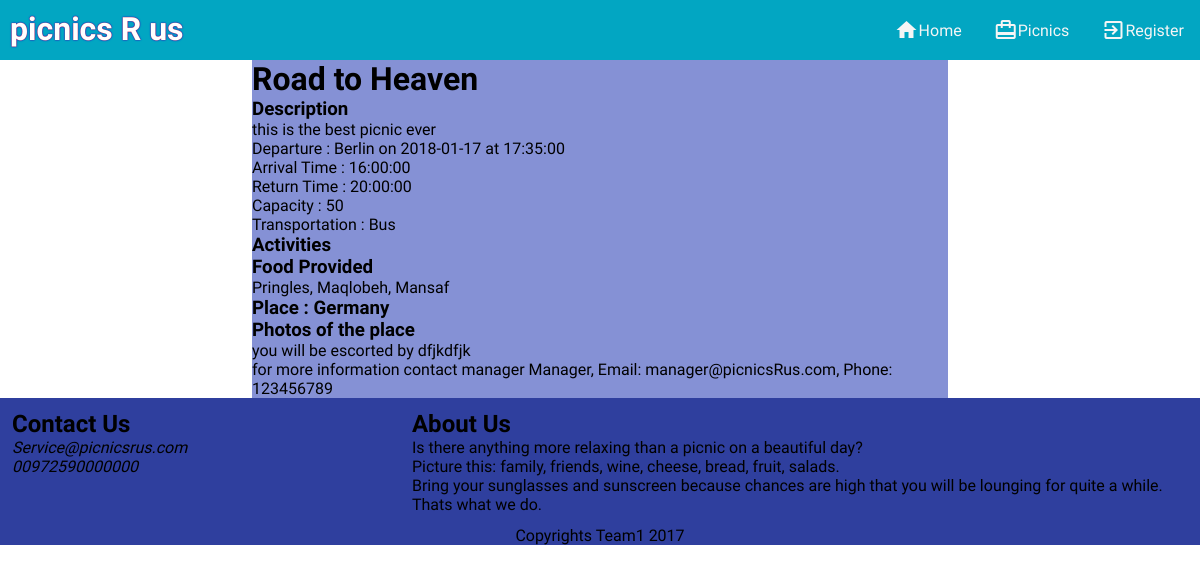
The app's page /picnicspage.php?q=2 with its own data.
### tables this page shows
CREATE TABLE IF NOT EXISTS `picnics` (
  `picnicid` int(11) NOT NULL,
  `title` varchar(45) NOT NULL,
  `departuredate` date NOT NULL,
  `departuretime` time NOT NULL,
  `place` varchar(25) NOT NULL,
  `food` varchar(45) NOT NULL,
  `arrivaltime` time NOT NULL,
  `returntime` time NOT NULL,
  `transportation` varchar(25) DEFAULT NULL,
  `priceperperson` int(10) NOT NULL,
  `capacity` int(10) NOT NULL,
  `description` varchar(45) NOT NULL,
  `departurelocation` varchar(45) NOT NULL,
  `assemblepoint` varchar(45) NOT NULL,
  `escortid` int(11) NOT NULL,
  `managerid` int(11) NOT NULL
);

CREATE TABLE IF NOT EXISTS `users` (
  `userid` int(11) NOT NULL,
  `username` varchar(25) NOT NULL,
  `password` varchar(25) NOT NULL,
  `name` varchar(25) NOT NULL,
  `email` varchar(45) NOT NULL,
  `phone` varchar(45) DEFAULT NULL,
  `address` varchar(45) DEFAULT NULL,
  `idnumber` varchar(45) NOT NULL
);

### picnicspage.php (the view, shortened to what this page needs)
<?php
    ScopedInclude('headers/header.php', array('includedBy' => __FILE__));
    $con = mysqli_connect(MYSQL_HOST, MYSQL_USER, MYSQL_PASSWORD, MYSQL_DB) or
    die ('Unable to connect. Check your connection parameters.');
	$html='';
	$picnicid = (isset($_GET['q'])) ? trim($_GET['q']) : '';
    if(isset($_GET['q']) && $_GET['q'] !== ''){
		$query = 'SELECT * FROM picnics WHERE picnicid='.$picnicid;
		if ($result = $con->query($query)) {
			$row = $result->fetch_assoc();
			if($row['picnicid']){
				$html.='<h1>'.$row['title'].'</h1>';
				$html.='<h3>Description</h3>';
				$html.='<p>'.$row['description'].'</p>';
				$html.='<p>Departure : '.$row['departurelocation'].' on '.$row['departuredate'].' at '.$row['departuretime'].'</p>';
				$html.='<p>Arrival Time : '.$row['arrivaltime'].'</p>';
				$html.='<p>Return Time : '.$row['returntime'].'</p>';
				$html.='<p>Capacity : '.$row['capacity'].'</p>';
				$html.='<p>Transportation : '.$row['transportation'].'</p>';
				$query ='SELECT activity FROM picnic_activities WHERE picnicid='.$picnicid;
				if($result = $con->query($query)){
					$html.='<h3>Activities</h3>';
					$html.='<ul>';
					$html.='</ul>';
				}
				$html.='<h3>Food Provided</h3>';
				$html.='<p>'.$row['food'].'</p>';
				$html.='<h3>Place : '.$row['place'].' </h3>';
				$query ='SELECT directory FROM picnic_photos WHERE picnicid='.$picnicid;
				if($result = $con->query($query)){
					$html.='<div>';
					$html.='<h3>Photos of the place</h3>';
				$html.='</div>';
				}
				$query ='SELECT name from picnics
				INNER JOIN escorts ON picnics.escortid=escorts.escortid
				INNER JOIN users ON escorts.userid=users.userid
				WHERE picnicid='.$picnicid;
				if($result = $con->query($query)){
					$escort_row=$result->fetch_assoc();
					$html.='<p>you will be escorted by '.$escort_row['name'].'</p>';
				}
				$query ='SELECT name,phone,email from picnics
				INNER JOIN managers ON picnics.managerid=managers.managerid
				INNER JOIN users ON managers.userid=users.userid
				WHERE picnicid='.$picnicid;
				if($result = $con->query($query)){
					$manager_row=$result->fetch_assoc();
					$html.='<p>for more information contact manager '.$manager_row['name'].', Email: '.$manager_row['email'].', Phone: '.$manager_row['phone'].'</p>';
				}
			}
			else{
				$html.='<h1>Unfortunately, this picnic does not exist :(</h1>';
			}
		}
		echo $html;
	}
	else{
		$html.='<h1>Sorry, there\'s nothing to do here</h1>';
		$html.='<p>you will be redirected to picnics page, <a href="'.PICNICS_PAGE.'">click here</a> if your browser does not support redirecting</p>';
	echo $html;
		header('Refresh: 5; URL=' . PICNICS_PAGE);
	}
function ScopedInclude($file, $params = array())
{
    extract($params);
    include $file;
}
?>

### headers/header.php (shortened to what this page needs)
<?php
$html='<!DOCTYPE html>';
$html.='<html>';
$html.='<head lang="en">';
    $html.='<title>picnics R us | ';
    if(strpos($includedBy,MAIN_PAGE) !== FALSE)
        $html.='Home';
    elseif(strpos($includedBy, PICNICS_PAGE) !== FALSE)
        $html.='Picnics';
    elseif(strpos($includedBy,ACCOUNT_PAGE) !== FALSE)
        $html.='My Account';
    elseif(strpos($includedBy,REGISTER_PAGE) !== FALSE)
        $html.='Register';
    else
        $html.='PRU';
    $html.='</title>';
    $html.='<meta charset="utf-8" />';
    $html.='<meta name="viewport" content="width=device-width, initial-scale=1.0">';
    $html.='<link href="css/projectcss.css" rel="stylesheet" type="text/css">';
    $html.='<link href="css/grid.css" rel="stylesheet" type="text/css">';
    $html.='<link href="css/headerfooter.css" rel="stylesheet" type="text/css"> ';
    $html.='<link rel="shortcut icon" href="images/favicon.ico" />';
    $html.='<script type="text/javascript" src="js/javascript.js"></script>';
    $html.='<link href="https://fonts.googleapis.com/icon?family=Material+Icons" rel="stylesheet">';
    $html.='<link href="https://fonts.googleapis.com/css?family=Fascinate" rel="stylesheet">';
    $html.='<link href="https://fonts.googleapis.com/css?family=Copse" rel="stylesheet">';
    $html.='</head>';
        $html.='<header class="navbar">';
            $html.='<div>';
                $html.='<h1><a href="'.MAIN_PAGE.'" class="logo">picnics R us</a></h1>';
            $html.='</div>';
            $html.='<div class="right">';
                $html.='<span id="menubutton"><i class="material-icons" onclick="return showSideNav();">menu</i></span>';
                $html.='<ul class="navlist " id="navlistitems">';
                $html.='<li id="closelayout"><a id="close" onclick="return closeSideNav();"></a></li>';
                if(strpos($includedBy,MAIN_PAGE)  !== FALSE)
                    $html.='<li><a href="#" class="here"';
                else
                    $html.='<li><a href="'.MAIN_PAGE.'"';
                $html.='><i class="material-icons">home</i>Home</a></li>';
                if(strpos($includedBy,PICNICS_PAGE) !== FALSE )
                    $html.='<li><a href="#" class="here"';
                else
                    $html.='<li><a href="'.PICNICS_PAGE.'"';
                $html.='><i class="material-icons">card_travel</i>Picnics</a></li>';
                if( isset($_SESSION['logged']) &&
                    isset($_SESSION['username']) &&
                    isset($_SESSION['user']) &&
                    $_SESSION['logged'] == 1){
                        if($_SESSION['user'] === 'm'){
                            if(strpos($includedBy,MANAGE_PAGE) !== FALSE )
                                $html.='<li><a href="#" class="here"';
                            else
                                $html.='<li><a href="'.MANAGE_PAGE.'"';
                        $html.='><i class="material-icons">settings</i>Manage Picnics</a></li>';
                        }
                        if(strpos($includedBy,ACCOUNT_PAGE) !== FALSE )
                            $html.='<li><a href="#" class="here"';
                        else
                            $html.='<li><a href="'.ACCOUNT_PAGE.'"';
                        $html.='><i class="material-icons">settings</i>Account</a></li>';
                        $html.='<li><a href="'.LOGOUT_PAGE.'"><i class="material-icons">exit_to_app</i>Log out</a></li>';
                }
                else{
                    if(strpos($includedBy,REGISTER_PAGE) !== FALSE )
                        $html.='<li><a href="#" class="here"';
                    else
                        $html.='<li><a href="'.REGISTER_PAGE.'"';
                    $html.='><i class="material-icons">exit_to_app</i>Register</a></li>';
                }
            $html.='</ul>';
        $html.='</div>';
    $html.='</header>';
    $html.='<main class="main">';
    echo $html;
    ?>

### css/projectcss.css (style rules this page uses)
* { box-sizing: border-box; margin: 0; padding: 0; }
h1, h2, h3, h4, h5, h6, p, div, section, main, article,label,legend { font-family: 'Copse', serif; }
.main { background-color: #8591d5; }
.right { float: right; }
@media only screen and (min-width: 768px) { .main { margin-left: 21%; margin-right: 21%; } }

### css/grid.css (style rules this page uses)
.row:after { content: ""; clear: both; display: block; }
[class*="col-"] { width: 100%; float: left; padding: 1%; }
@media only screen and (min-width: 600px) { .col-m-6 { width: 50%; } }
@media only screen and (min-width: 768px) { .col-4 { width: 33.33%; } }
@media only screen and (min-width: 768px) { .col-8 { width: 66.66%; } }

### css/headerfooter.css (style rules this page uses)
.navbar { background-color: #02a6c2; margin: 0; }
.navbar div { display: inline-block; height: 100%; }
.logo { text-decoration: none; text-shadow: 0 0 1px #FF0000, 0 0 2px #0000FF; color: white; display: block; margin: 10px; transition: all 0.5s; font-family: 'Fascinate', cursive; }
div.right li { float: left; height: 100%; display: inherit; }
footer { background-color: #2f3f9e; bottom: 0; }
.footer { position:flex; left: 0; bottom: 0; width: 100%; }
footer p { text-align: center; }
@media only screen and (min-width: 768px) { .navbar { height: 60px; } }
@media only screen and (min-width: 768px) { .navlist { list-style-type: none; overflow: hidden; height: 100%; display: inherit; } }
@media only screen and (min-width: 768px) { .navlist li a { display: flex; justify-content: center; align-items: center; color: whitesmoke; text-align: center; padding: 14px 16px; text-decoration: none; height: 100%; transition: all 0.2s; } }

### records on screen
picnics: title "Road to Heaven", description "this is the best picnic ever", departurelocation "Berlin", departuredate "2018-01-17", departuretime "17:35:00", arrivaltime "16:00:00", returntime "20:00:00", capacity "50", transportation "Bus", food "Pringles, Maqlobeh, Mansaf", place "Germany"
users: name "dfjkdfjk"
users: name "Manager", email "manager@picnicsRus.com", phone "123456789"
